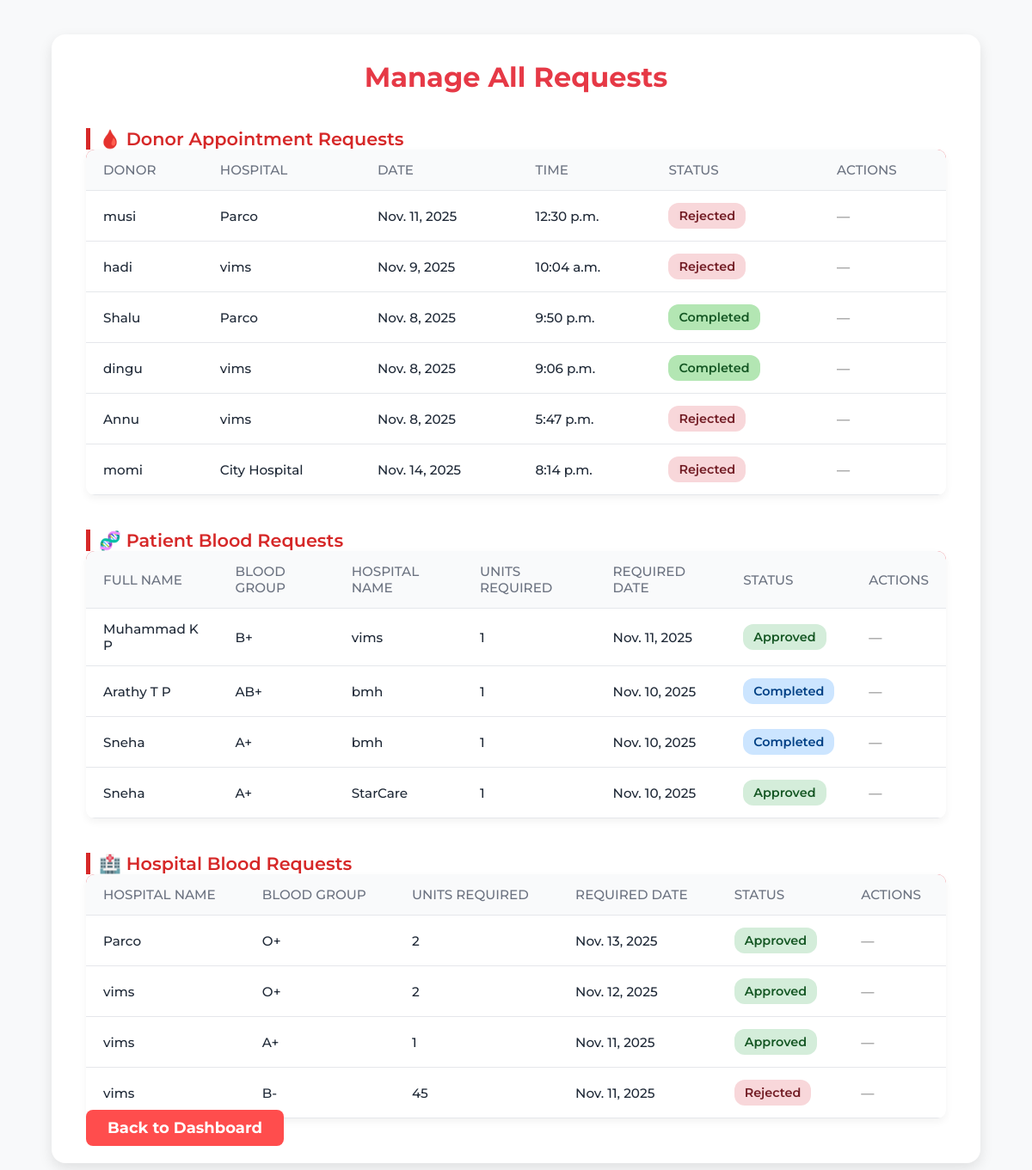
The page /manage_requests/ (signed in) on the database its author committed.
### blood_bank_app/models.py (models this page shows, shortened)
class Appointment(models.Model):
    donor = models.ForeignKey(User, on_delete=models.CASCADE)
    hospital = models.ForeignKey(HospitalDetail, on_delete=models.CASCADE, null=True)
    appointment_date = models.DateField(null=True, validators=[validate_future_date])
    appointment_time = models.TimeField()
    notes = models.TextField(blank=True, null=True)
    STATUS_CHOICES = [
        ('Pending', 'Pending'),
        ('Date Sent', 'Date Sent'),
        ('Approved', 'Approved'),
        ('Rejected', 'Rejected'),
        ('Completed', 'Completed'),
        ('Recorded', 'Recorded'),
    ]
    status = models.CharField(max_length=20, choices=STATUS_CHOICES, default='Pending', null=True)
    donor_response = models.CharField(
        max_length=20,
        choices=[('Accepted', 'Accepted'), ('Reschedule', 'Reschedule'), ('No Response', 'No Response')],
        default='No Response', null=True
    )
    blood_units = models.IntegerField(default=0, null=True)  # Units donated by donor
    created_at = models.DateTimeField(auto_now_add=True,null=True)  # Add created_at field
    donation_date = models.DateField(null=True, blank=True,validators=[validate_future_date])  # Optional: Date when donation happens

class HospitalDetail(models.Model):
    user = models.OneToOneField(User, on_delete=models.CASCADE,null=True)
    hospital_name = models.CharField(max_length=200)
    address = models.TextField()
    phone_number = models.CharField(max_length=15)
    hospital_code = models.CharField(max_length=50)
    def __str__(self):
        return self.hospital_name

class BloodRequest(models.Model):
    URGENCY_CHOICES = [
        ('Normal', 'Normal'),
        ('Urgent', 'Urgent'),
        ('Emergency', 'Emergency'),
    ]
    STATUS_CHOICES = [
        ('Pending', 'Pending'),
        ('Approved', 'Approved'),
        ('Rejected', 'Rejected'),
    ]
    user = models.ForeignKey(User, on_delete=models.CASCADE)
    hospital_name = models.CharField(max_length=150,null=True)
    units_required = models.PositiveIntegerField(null=True)
    urgency = models.CharField(max_length=20, choices=URGENCY_CHOICES)
    required_date = models.DateField(validators=[validate_future_date])
    medical_condition = models.TextField(blank=True, null=True)
    status = models.CharField(max_length=20, choices=STATUS_CHOICES, default='Pending')
    created_at = models.DateTimeField(auto_now_add=True)

class PatientDetail(models.Model):
    BLOOD_GROUPS = [('A+','A+'),('A-','A-'),('B+','B+'),('B-','B-'),('AB+','AB+'),('AB-','AB-'),('O+','O+'),('O-','O-')]
    GENDER_CHOICES = [('Male','Male'),('Female','Female'),('Other','Other')]
    user = models.OneToOneField(User, on_delete=models.CASCADE,null=True)
    full_name = models.CharField(max_length=100,null=True)
    blood_group = models.CharField(max_length=3, choices=BLOOD_GROUPS)
    gender = models.CharField(max_length=10, choices=GENDER_CHOICES)
    date_of_birth = models.DateField()
    age = models.PositiveIntegerField()
    medical_condition = models.TextField()
    address = models.TextField()
    phone_number = models.CharField(max_length=15)
    profile_photo = models.ImageField(upload_to='patient_photos/', default='default.jpg')

class HospitalBloodRequest(models.Model):
    BLOOD_GROUP_CHOICES = [
        ('A+', 'A+'), ('A-', 'A-'),
        ('B+', 'B+'), ('B-', 'B-'),
        ('AB+', 'AB+'), ('AB-', 'AB-'),
        ('O+', 'O+'), ('O-', 'O-'),
    ]
    URGENCY_CHOICES = [
        ('Low', 'Low'),
        ('Medium', 'Medium'),
        ('High', 'High'),
    ]
    user = models.ForeignKey(User, on_delete=models.CASCADE, null=True, blank=True)
    hospital_name = models.ForeignKey(HospitalDetail, on_delete=models.CASCADE, null=True, blank=True)
    blood_group = models.CharField(max_length=3, choices=BLOOD_GROUP_CHOICES, null=True)
    units_required = models.IntegerField(null=True)
    required_date = models.DateField(validators=[validate_future_date],null=True)
    urgency = models.CharField(max_length=20, choices=URGENCY_CHOICES, default='Medium', null=True)
    status = models.CharField(
        max_length=20,
        choices=[('Pending', 'Pending'), ('Approved', 'Approved'), ('Rejected', 'Rejected')],
        default='Pending',
        null=True
    )
    requested_at = models.DateTimeField(auto_now_add=True, null=True)

### blood_bank_app/views.py (the view)
# urls.py: path('manage_requests/', views.manage_requests, name='manage_requests'),
@login_required
def manage_requests(request):
    from .models import Appointment, BloodRequest, HospitalBloodRequest
    appointment_requests = Appointment.objects.all().order_by('-created_at')
    patient_requests = BloodRequest.objects.all().order_by('-created_at')
    hospital_requests = HospitalBloodRequest.objects.all().order_by('-required_date')
    return render(request, 'partials/manage_requests.html', {
        'appointment_requests': appointment_requests,
        'patient_requests': patient_requests,
        'hospital_requests': hospital_requests,
    })

### blood_bank_app/templates/partials/manage_requests.html (shortened to what this page needs)
{% extends 'master.html' %}
{% load static %}
{% block content %}
<div class="manage-requests-container">
  <h2 class="page-title">Manage All Requests</h2>
  <div class="request-section">
    <h4 class="section-title">🩸 Donor Appointment Requests</h4>
    <table class="table table-hover align-middle text-center custom-table">
      <thead>
        <tr>
          <th>Donor</th>
          <th>Hospital</th>
          <th>Date</th>
          <th>Time</th>
          <th>Status</th>
          <th>Actions</th>
        </tr>
      </thead>
      <tbody>
        {% for appointment in appointment_requests %}
        <tr>
          <td>{{ appointment.donor.username }}</td>
          <td>{{ appointment.hospital.hospital_name }}</td>
          <td>{{ appointment.appointment_date }}</td>
          <td>{{ appointment.appointment_time }}</td>
          <td>
            {% if appointment.status == 'Approved' %}
              <span class="status-badge accepted">Approved</span>
            {% elif appointment.status == 'Pending' %}
              <span class="status-badge pending">Pending</span>
            {% elif appointment.status == 'Date Sent' %}
              <span class="status-badge info" style="background-color: #cce5ff; color: #004085;">
                Date Sent
              </span>
            {% elif appointment.status == 'Completed' %}
              <span class="status-badge accepted" style="background-color: #b3e6b3; color: #155724;">
                Completed
              </span>
            {% else %}
              <span class="status-badge rejected">Rejected</span>
            {% endif %}
          </td>
          <td>
            {% if appointment.status == 'Pending' %}
              <a href="{% url 'assign_donation_date' appointment.id %}" class="btn-action accept">Send Donation Date</a>
              <form action="{% url 'update_appointment_status' appointment.id 'Rejected' %}" method="post" style="display:inline;">
                {% csrf_token %}
                <button type="submit" class="btn-action reject">Reject</button>
              </form>
            {% else %}
              <span class="text-muted">—</span>
            {% endif %}
          </td>
        </tr>
        {% empty %}
        <tr><td colspan="6" class="text-muted">No donor appointment requests found</td></tr>
        {% endfor %}
      </tbody>
    </table>
  </div>
<div class="request-section">
  <h4 class="section-title">🧬 Patient Blood Requests</h4>
  <table class="table table-hover align-middle text-center custom-table">
    <thead>
      <tr>
        <th>Full Name</th>
        <th>Blood Group</th>
        <th>Hospital Name</th>
        <th>Units Required</th>
        <th>Required Date</th>
        <th>Status</th>
        <th>Actions</th>
      </tr>
    </thead>
    <tbody>
      {% for request in patient_requests %}
      <tr>
        <td>{{ request.user.patientdetail.full_name }}</td>
        <td>{{ request.user.patientdetail.blood_group }}</td>
        <td>{{ request.hospital_name }}</td>
        <td>{{ request.units_required }}</td>
        <td>{{ request.required_date }}</td>
        <td>
          {% if request.status == 'Approved' %}
            <span class="status-badge accepted">Approved</span>
          {% elif request.status == 'Pending' %}
            <span class="status-badge pending">Pending</span>
          {% elif request.status == 'Completed' %}
            <span class="status-badge info">Completed</span>
          {% else %}
            <span class="status-badge rejected">Rejected</span>
          {% endif %}
        </td>
        <td>
          {% if request.status == 'Pending' %}
            <form action="{% url 'update_patient_status' request.id 'Approved' %}" method="post" style="display:inline;">
              {% csrf_token %}
              <button type="submit" class="btn-action accept">Approve</button>
            </form>
            <form action="{% url 'update_patient_status' request.id 'Rejected' %}" method="post" style="display:inline;">
              {% csrf_token %}
              <button type="submit" class="btn-action reject">Reject</button>
            </form>
          {% else %}
            <span class="text-muted">—</span>
          {% endif %}
        </td>
      </tr>
      {% empty %}
      <tr><td colspan="7" class="text-muted">No patient blood requests found</td></tr>
      {% endfor %}
    </tbody>
  </table>
</div>
<div class="request-section">
  <h4 class="section-title">🏥 Hospital Blood Requests</h4>
  <table class="table table-hover align-middle text-center custom-table" id="hospitalRequestsTable">
    <thead>
      <tr>
        <th>Hospital Name</th>
        <th>Blood Group</th>
        <th>Units Required</th>
        <th>Required Date</th>
        <th>Status</th>
        <th>Actions</th>
      </tr>
    </thead>
    <tbody>
      {% for hospital_request in hospital_requests %}
      <tr data-id="{{ hospital_request.id }}">
        <td>{{ hospital_request.hospital_name }}</td>
        <td>{{ hospital_request.blood_group }}</td>
        <td>{{ hospital_request.units_required }}</td>
        <td>{{ hospital_request.required_date }}</td>
        <td class="status-cell">
  {% if hospital_request.status == 'Approved' %}
    <span class="status-badge accepted">Approved</span>
  {% elif hospital_request.status == 'Pending' %}
    <span class="status-badge pending">Pending</span>
  {% else %}
    <span class="status-badge rejected">Rejected</span>
  {% endif %}
</td>
<td>
  {% if hospital_request.status == 'Pending' %}
  <form action="{% url 'update_hospital_status' hospital_request.id 'Approved' %}" method="post" style="display:inline;">
    {% csrf_token %}
    <button type="submit" class="btn-action accept">Approve</button>
  </form>
  <form action="{% url 'update_hospital_status' hospital_request.id 'Rejected' %}" method="post" style="display:inline;">
    {% csrf_token %}
    <button type="submit" class="btn-action reject">Reject</button>
  </form>
{% else %}
  <span class="text-muted">—</span>
{% endif %}
</td>
      </tr>
      {% empty %}
      <tr><td colspan="6" class="text-muted">No hospital blood requests found</td></tr>
      {% endfor %}
    </tbody>
  </table>
</div>
  <div class="text-center mt-4">
  <a href="{% url 'admin_dashboard' %}" class="btn btn-primary btn-sm">Back to Dashboard</a>
</div>
</div>
{% endblock %}

### blood_bank_app/static/css/index.css (style rules this page uses)
body { margin: 0; font-family: Arial, sans-serif; background-color: #fff5f5; color: #333; }
html { scroll-behavior: smooth; }
.btn { background-color: #ff4d4d; color: white; padding: 10px 25px; border-radius: 8px; text-decoration: none; font-weight: bold; }

### blood_bank_app/static/css/admin_dashboard.css (style rules this page uses)
:root { --primary: #e63946; --primary-dark: #b91c1c; --background: #f8f9fa; --surface: #ffffff; --text-dark: #1f2937; --text-light: #6b7280; --border: #e5e7eb; --shadow: rgba(0, 0, 0, 0.08); }
* { margin: 0; padding: 0; box-sizing: border-box; font-family: "Montserrat"; font-weight: 500; }
body { background-color: var(--background); color: var(--text-dark); overflow-x: hidden; }
.table { width: 100%; border-collapse: collapse; }
.table th, .table td { text-align: left; padding: 14px 20px; border-bottom: 1px solid var(--border); color: var(--text-dark); }
.table th { background: #f9fafb; color: var(--text-light); text-transform: uppercase; font-size: 0.9rem; }

### blood_bank_app/templates/partials/manage_requests.html (style rules this page uses)
* { margin-top: 0px; }
.manage-requests-container { width: 90%; margin: 40px auto; background: #fff; border-radius: 16px; padding: 30px 40px; box-shadow: 0 6px 16px rgba(0,0,0,0.1); font-size: 18px; }
.page-title { text-align: center; color: #e63946; font-size: 2rem; margin-bottom: 30px; font-weight: 700; }
.section-title { margin-top: 40px; color: #d62828; border-left: 5px solid #d62828; padding-left: 10px; font-weight: 600; font-size: 1.3rem; }
.custom-table { background-color: #fff; border-radius: 10px; overflow: hidden; box-shadow: 0 4px 10px rgba(0,0,0,0.05); }
.custom-table thead { background-color: #e63946; color: white; }
.custom-table th, .custom-table td { vertical-align: middle; font-size: 0.95rem; }
.status-badge { padding: 6px 12px; border-radius: 12px; font-weight: 600; font-size: 0.9rem; display: inline-block; }
.status-badge.accepted { background-color: #d4edda; color: #155724; }
.status-badge.rejected { background-color: #f8d7da; color: #721c24; }
.text-muted { color: #888 !important; }
.status-badge.info { background-color: #cce5ff; color: #004085; }

### rows shown on the page
Appointment: donor.username "musi", hospital.hospital_name "Parco", appointment_date "Nov. 11, 2025", appointment_time "12:30 p.m.", status "Rejected"
Appointment: donor.username "hadi", hospital.hospital_name "vims", appointment_date "Nov. 9, 2025", appointment_time "10:04 a.m.", status "Rejected"
Appointment: donor.username "Shalu", hospital.hospital_name "Parco", appointment_date "Nov. 8, 2025", appointment_time "9:50 p.m.", status "Completed"
Appointment: donor.username "dingu", hospital.hospital_name "vims", appointment_date "Nov. 8, 2025", appointment_time "9:06 p.m.", status "Completed"
Appointment: donor.username "Annu", hospital.hospital_name "vims", appointment_date "Nov. 8, 2025", appointment_time "5:47 p.m.", status "Rejected"
Appointment: donor.username "momi", hospital.hospital_name "City Hospital", appointment_date "Nov. 14, 2025", appointment_time "8:14 p.m.", status "Rejected"
BloodRequest: user.patientdetail.full_name "Muhammad K P", user.patientdetail.blood_group "B+", hospital_name "vims", units_required "1", required_date "Nov. 11, 2025", status "Approved"
BloodRequest: user.patientdetail.full_name "Arathy T P", user.patientdetail.blood_group "AB+", hospital_name "bmh", units_required "1", required_date "Nov. 10, 2025", status "Completed"
BloodRequest: user.patientdetail.full_name "Sneha", user.patientdetail.blood_group "A+", hospital_name "bmh", units_required "1", required_date "Nov. 10, 2025", status "Completed"
BloodRequest: user.patientdetail.full_name "Sneha", user.patientdetail.blood_group "A+", hospital_name "StarCare", units_required "1", required_date "Nov. 10, 2025", status "Approved"
HospitalBloodRequest: hospital_name "Parco", blood_group "O+", units_required "2", required_date "Nov. 13, 2025", status "Approved"
HospitalBloodRequest: hospital_name "vims", blood_group "O+", units_required "2", required_date "Nov. 12, 2025", status "Approved"
HospitalBloodRequest: hospital_name "vims", blood_group "A+", units_required "1", required_date "Nov. 11, 2025", status "Approved"
HospitalBloodRequest: hospital_name "vims", blood_group "B-", units_required "45", required_date "Nov. 11, 2025", status "Rejected"
